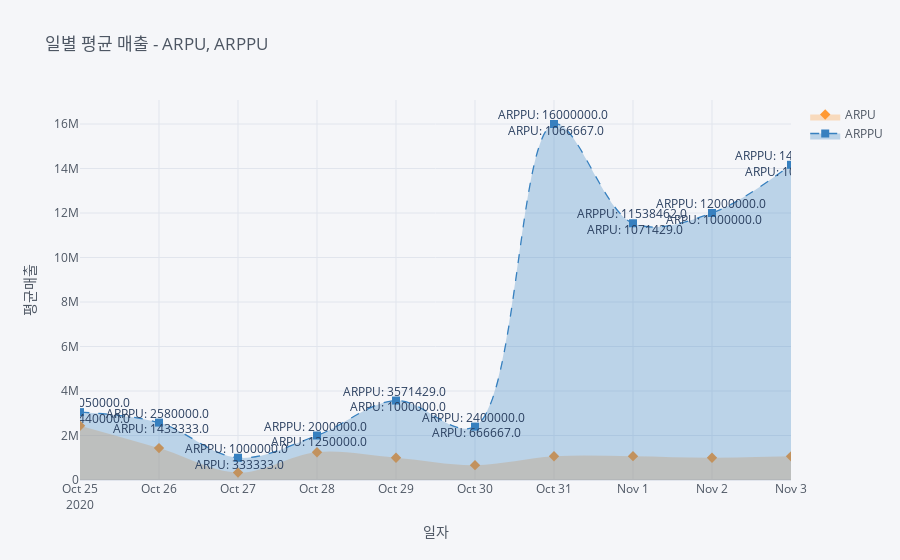

The cell this chart's notebook holds for it:
### Code cell
# DR, ARPU, ARPPU - 매출
_kind = 'line'
_dash = {'ARPU':'solid', 'ARPPU':'dash'}
_mode = {'ARPU':'markers', 'ARPPU':'lines+markers+text'}
_symbol = {'ARPU':'diamond', 'ARPPU':'square'}
_interpolation = {'ARPU':'spline', 'ARPPU':'spline'}
_size = 8

purchase = data.withColumn("datetime", to_date(col('DT'), 'yyyy-MM-dd')).drop("DT", "DAU", "PU", "DR")
pdPurchase = purchase.toPandas().set_index('datetime')

arppu = list(pdPurchase['ARPPU'])
arpu = list(pdPurchase['ARPU'])
_text = [f'ARPPU: {x} <br> ARPU: {y}' for x,y in list(zip(arppu, arpu))]

pdPurchase.iplot(kind='line', text=_text, title='일별 평균 매출 - ARPU, ARPPU', xTitle='일자', yTitle='평균매출', fill=True, \
                 dash=_dash, mode=_mode, symbol=_symbol, interpolation=_interpolation, size=_size)

### Figure 1 — Plotly figure (JSON) as saved in the notebook; plotly's stock layout.template omitted (floating-point values rounded to 4 significant figures)
{"data": [{"fill": "tozeroy", "fillcolor": "rgba(255, 153, 51, 0.3)", "line": {"color": "rgba(255, 153, 51, 1.0)", "dash": "solid", "shape": "spline", "width": 1.3}, "marker": {"size": 8, "symbol": "diamond"}, "mode": "markers", "name": "ARPU", "text": ["ARPPU: 3050000.0 <br> ARPU: 2440000.0", "ARPPU: 2580000.0 <br> ARPU: 1433333.0", "ARPPU: 1000000.0 <br> ARPU: 333333.0", "ARPPU: 2000000.0 <br> ARPU: 1250000.0", "ARPPU: 3571429.0 <br> ARPU: 1000000.0", "ARPPU: 2400000.0 <br> ARPU: 666667.0", "ARPPU: 16000000.0 <br> ARPU: 1066667.0", "ARPPU: 11538462.0 <br> ARPU: 1071429.0", "ARPPU: 12000000.0 <br> ARPU: 1000000.0", "ARPPU: 14166667.0 <br> ARPU: 1062500.0"], "type": "scatter", "x": ["2020-10-25", "2020-10-26", "2020-10-27", "2020-10-28", "2020-10-29", "2020-10-30", "2020-10-31", "2020-11-01", "2020-11-02", "2020-11-03"], "y": [2440000, 1433333, 333333, 1250000, 1000000, 666667, 1066667, 1071429, 1000000, 1062500]}, {"fill": "tozeroy", "fillcolor": "rgba(55, 128, 191, 0.3)", "line": {"color": "rgba(55, 128, 191, 1.0)", "dash": "dash", "shape": "spline", "width": 1.3}, "marker": {"size": 8, "symbol": "square"}, "mode": "lines+markers+text", "name": "ARPPU", "text": ["ARPPU: 3050000.0 <br> ARPU: 2440000.0", "ARPPU: 2580000.0 <br> ARPU: 1433333.0", "ARPPU: 1000000.0 <br> ARPU: 333333.0", "ARPPU: 2000000.0 <br> ARPU: 1250000.0", "ARPPU: 3571429.0 <br> ARPU: 1000000.0", "ARPPU: 2400000.0 <br> ARPU: 666667.0", "ARPPU: 16000000.0 <br> ARPU: 1066667.0", "ARPPU: 11538462.0 <br> ARPU: 1071429.0", "ARPPU: 12000000.0 <br> ARPU: 1000000.0", "ARPPU: 14166667.0 <br> ARPU: 1062500.0"], "type": "scatter", "x": ["2020-10-25", "2020-10-26", "2020-10-27", "2020-10-28", "2020-10-29", "2020-10-30", "2020-10-31", "2020-11-01", "2020-11-02", "2020-11-03"], "y": [3050000, 2580000, 1000000, 2000000, 3571429, 2400000, 16000000, 11538462, 12000000, 14166667]}], "layout": {"autosize": true, "legend": {"bgcolor": "#F5F6F9", "font": {"color": "#4D5663"}}, "paper_bgcolor": "#F5F6F9", "plot_bgcolor": "#F5F6F9", "title": {"font": {"color": "#4D5663"}, "text": "일별 평균 매출 - ARPU, ARPPU"}, "xaxis": {"autorange": true, "gridcolor": "#E1E5ED", "range": ["2020-10-25", "2020-11-03"], "showgrid": true, "tickfont": {"color": "#4D5663"}, "title": {"font": {"color": "#4D5663"}, "text": "일자"}, "type": "date", "zerolinecolor": "#E1E5ED"}, "yaxis": {"autorange": true, "gridcolor": "#E1E5ED", "range": [0, 17350000.0], "showgrid": true, "tickfont": {"color": "#4D5663"}, "title": {"font": {"color": "#4D5663"}, "text": "평균매출"}, "type": "linear", "zerolinecolor": "#E1E5ED"}}}
